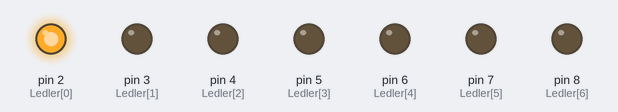
The sketch below on a simulated Arduino Uno, built with avr-gcc and run on an emulated ATmega328P. Shown: output pins drawn as LEDs (lit = HIGH).

Above: at 0.05 s.
At 0.25 s:
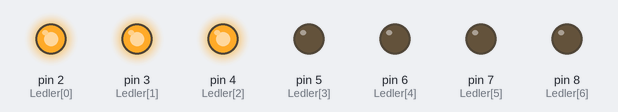
At 0.75 s:
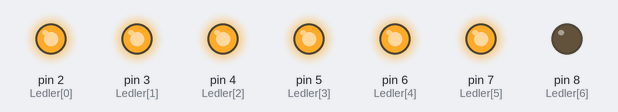
At 1.55 s:
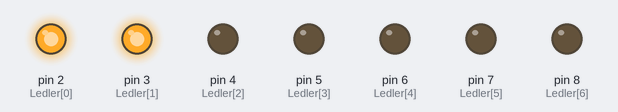
At 2.25 s:
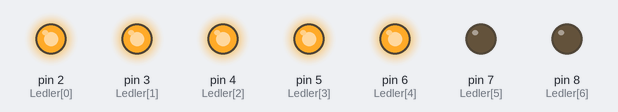
At 3.15 s:
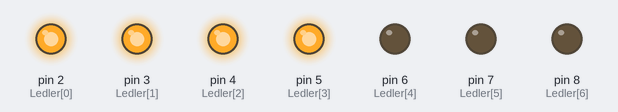
Timing chart, 0 to 3.5 s (numbered marks = the images above):
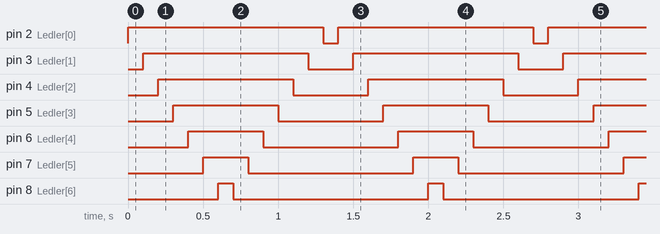

The sketch:

Ornek6_-6LED_karasimsek-Forlu.ino
```cpp
//-----------@Author by UlucFurkanVardar
const int Ledler[]={2,3,4,5,6,7,8}; //bir array tanıkladık ve bu arrayin her bin indexinde bizim lederimizin bağlı olduğu pinlerin sayıları yazıyor.
int i=0;     //counter
void setup() {                 //void setup kısmı ilk açılışta ilk yapılacak düzenlemelerin olduğu bir nevi backround işleridir.
for( i=0 ; i<7 ; i++ ){
  pinMode(Ledler[i],OUTPUT);
  }
}
void loop() {                   //void loop kısmı ise programımız içerisinde yapılması gerekenleri kapsar.
                                //ve sürekli olarak bu komut satırları kontrol edilir ve uygulanır.
      for( i=0 ; i<7 ; i++ ){
        digitalWrite(Ledler[i],HIGH);
        delay(100);
      }
      for( i=6 ; i>=0 ; i-- ){
        digitalWrite(Ledler[i],LOW);
        delay(100);

      }
}


//bu kod sayesinde 6 adet led sırayla yanıp sönecek ve karaşimşek devresi oluşacak.
```

Measured:
- by itself, pin 2 (Ledler[0]): alternates HIGH for 1.3 s and LOW for 0.10 s
- by itself, pin 3 (Ledler[1]): alternates HIGH for 1.1 s and LOW for 0.30 s
- by itself, pin 4 (Ledler[2]): alternates HIGH for 0.90 s and LOW for 0.50 s
- by itself, pin 5 (Ledler[3]): alternates HIGH for 0.70 s and LOW for 0.70 s
- by itself, pin 6 (Ledler[4]): alternates HIGH for 0.50 s and LOW for 0.90 s
- by itself, pin 7 (Ledler[5]): alternates HIGH for 0.30 s and LOW for 1.1 s
- by itself, pin 8 (Ledler[6]): alternates HIGH for 0.10 s and LOW for 1.3 s
